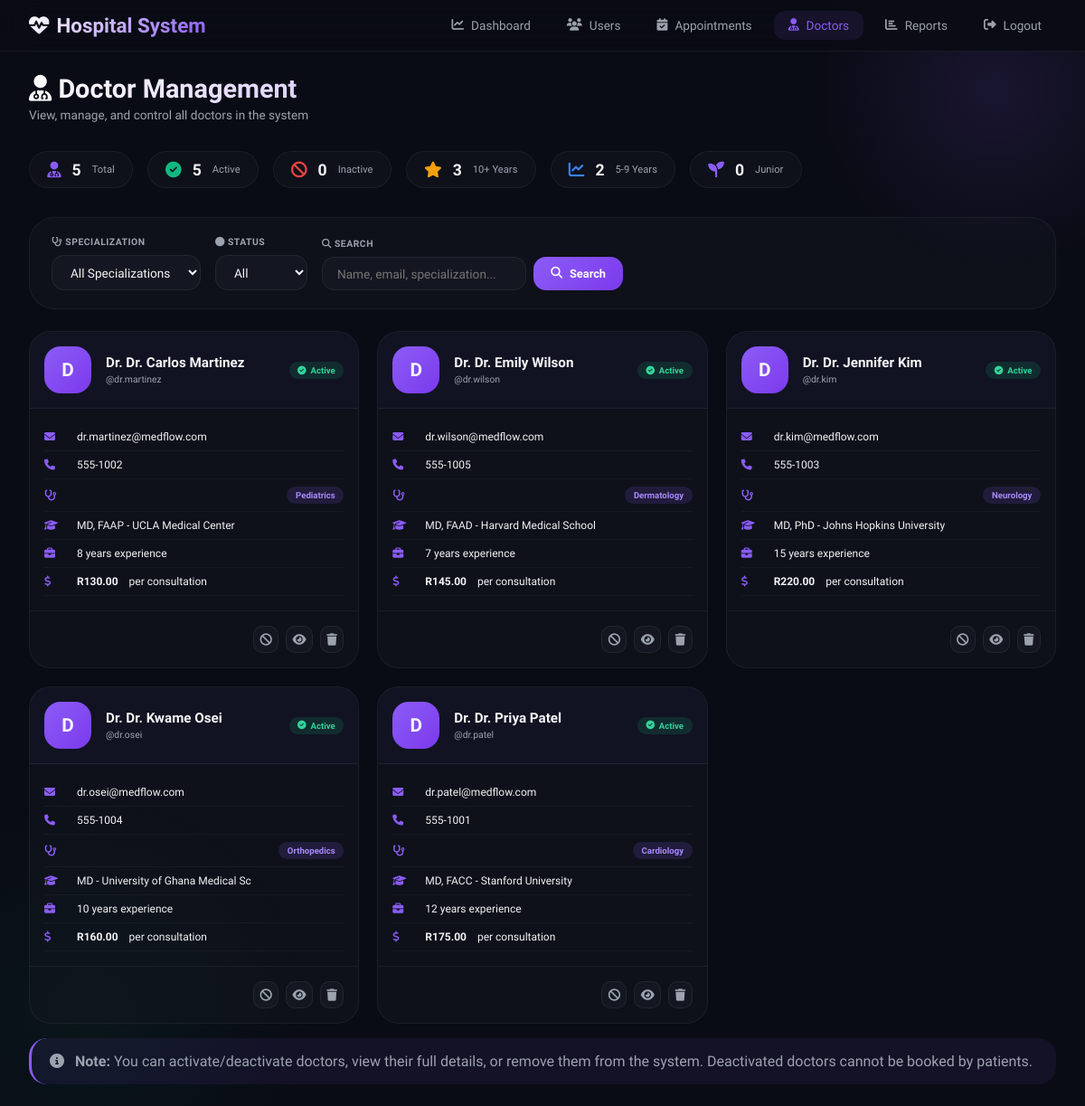
The page /admin/manage-doctors.php (signed in) on the database its author committed.
### tables this page shows
CREATE TABLE doctors (
    id INT PRIMARY KEY AUTO_INCREMENT,
    user_id INT UNIQUE,
    specialization VARCHAR(100),
    qualification VARCHAR(200),
    experience_years INT,
    consultation_fee DECIMAL(10, 2),
    available_days VARCHAR(100),
    available_time_start TIME,
    available_time_end TIME,
    FOREIGN KEY (user_id) REFERENCES users(id) ON DELETE CASCADE
);

CREATE TABLE users (
    id INT PRIMARY KEY AUTO_INCREMENT,
    username VARCHAR(50) UNIQUE NOT NULL,
    email VARCHAR(100) UNIQUE NOT NULL,
    password VARCHAR(255) NOT NULL,
    full_name VARCHAR(100) NOT NULL,
    phone VARCHAR(20),
    address TEXT,
    role ENUM('patient', 'doctor', 'admin') DEFAULT 'patient',
    is_active BOOLEAN DEFAULT TRUE,
    created_at TIMESTAMP DEFAULT CURRENT_TIMESTAMP,
    last_login TIMESTAMP NULL,
    reset_token VARCHAR(255) NULL,
    reset_token_expiry DATETIME NULL,
    email_verified BOOLEAN DEFAULT FALSE
);

### admin/manage-doctors.php (the view, shortened to what this page needs)
<?php
$database = new Database();
$db = $database->getConnection();
$specialization_filter = $_GET['specialization'] ?? 'all';
$status_filter = $_GET['status'] ?? 'all';
$search = $_GET['search'] ?? '';
$page = isset($_GET['page']) ? (int)$_GET['page'] : 1;
$limit = 12;
$offset = ($page - 1) * $limit;
$query = "SELECT u.*, d.*
          FROM users u
          JOIN doctors d ON u.id = d.user_id
          WHERE u.role = 'doctor'";
$params = [];
$query .= " ORDER BY u.full_name ASC LIMIT :limit OFFSET :offset";
$params[':limit'] = $limit;
$params[':offset'] = $offset;
$stmt = $db->prepare($query);
foreach ($params as $key => $value) {
    if ($key == ':limit' || $key == ':offset') {
        $stmt->bindValue($key, $value, PDO::PARAM_INT);
    } else {
        $stmt->bindValue($key, $value);
    }
}
$stmt->execute();
$doctors = $stmt->fetchAll(PDO::FETCH_ASSOC);
$stats_query = "SELECT
    COUNT(DISTINCT d.id) as total,
    COUNT(DISTINCT CASE WHEN u.is_active = 1 THEN d.id END) as active,
    COUNT(DISTINCT CASE WHEN u.is_active = 0 THEN d.id END) as inactive,
    COUNT(DISTINCT CASE WHEN d.experience_years >= 10 THEN d.id END) as experienced,
    COUNT(DISTINCT CASE WHEN d.experience_years >= 5 AND d.experience_years < 10 THEN d.id END) as mid_level,
    COUNT(DISTINCT CASE WHEN d.experience_years < 5 THEN d.id END) as junior
    FROM doctors d
    JOIN users u ON d.user_id = u.id
    WHERE u.role = 'doctor'";
$stats_stmt = $db->query($stats_query);
$stats = $stats_stmt->fetch(PDO::FETCH_ASSOC);
?>
<!DOCTYPE html>
<html lang="en">
<head>
    <link rel="stylesheet" href="https://cdnjs.cloudflare.com/ajax/libs/font-awesome/6.4.0/css/all.min.css">
</head>
<body>
    <div class="bg-orb-1"></div>
    <div class="bg-orb-2"></div>
    <nav class="navbar">
        <div class="navbar-container">
            <a href="dashboard.php" class="logo">
                <i class="fas fa-heart-pulse"></i>
                <span>Hospital System</span>
            </a>
            <ul class="nav-menu">
                <li><a href="dashboard.php" class="nav-link"><i class="fas fa-chart-line"></i> Dashboard</a></li>
                <li><a href="manage-users.php" class="nav-link"><i class="fas fa-users"></i> Users</a></li>
                <li><a href="manage-appointments.php" class="nav-link"><i class="fas fa-calendar-check"></i> Appointments</a></li>
                <li><a href="manage-doctors.php" class="nav-link active"><i class="fas fa-user-md"></i> Doctors</a></li>
                <li><a href="reports.php" class="nav-link"><i class="fas fa-chart-bar"></i> Reports</a></li>
                <li><a href="../logout.php" class="nav-link"><i class="fas fa-sign-out-alt"></i> Logout</a></li>
            </ul>
        </div>
    </nav>
    <div class="admin-wrapper">
        <div class="top-bar">
            <h1><i class="fas fa-user-md"></i> Doctor Management</h1>
            <p>View, manage, and control all doctors in the system</p>
        </div>
        <div class="stats-row">
            <div class="stat-pill total"><i class="fas fa-user-md"></i><span class="count"><?php echo $stats['total']; ?></span><span class="label">Total</span></div>
            <div class="stat-pill active"><i class="fas fa-check-circle"></i><span class="count"><?php echo $stats['active']; ?></span><span class="label">Active</span></div>
            <div class="stat-pill inactive"><i class="fas fa-ban"></i><span class="count"><?php echo $stats['inactive']; ?></span><span class="label">Inactive</span></div>
            <div class="stat-pill experienced"><i class="fas fa-star"></i><span class="count"><?php echo $stats['experienced']; ?></span><span class="label">10+ Years</span></div>
            <div class="stat-pill mid"><i class="fas fa-chart-line"></i><span class="count"><?php echo $stats['mid_level']; ?></span><span class="label">5-9 Years</span></div>
            <div class="stat-pill junior"><i class="fas fa-seedling"></i><span class="count"><?php echo $stats['junior']; ?></span><span class="label">Junior</span></div>
        </div>
        <div class="filters-card">
            <form method="GET" action="" class="filters">
                <div class="filter-group">
                    <label><i class="fas fa-stethoscope"></i> Specialization</label>
                    <select name="specialization" class="filter-select" onchange="this.form.submit()">
                        <option value="all" <?php echo $specialization_filter == 'all' ? 'selected' : ''; ?>>All Specializations</option>
                    </select>
                </div>
                <div class="filter-group">
                    <label><i class="fas fa-circle"></i> Status</label>
                    <select name="status" class="filter-select" onchange="this.form.submit()">
                        <option value="all" <?php echo $status_filter == 'all' ? 'selected' : ''; ?>>All</option>
                    </select>
                </div>
                <div class="filter-group" style="flex: 1;">
                    <label><i class="fas fa-search"></i> Search</label>
                    <div style="display: flex; gap: 0.5rem;">
                        <input type="text" name="search" class="search-input" placeholder="Name, email, specialization..." value="<?php echo htmlspecialchars($search); ?>">
                        <button type="submit" class="btn btn-primary"><i class="fas fa-search"></i> Search</button>
                    </div>
                </div>
            </form>
        </div>
        <?php if (count($doctors) > 0): ?>
            <div class="doctors-grid">
                <?php foreach ($doctors as $doctor): ?>
                    <div class="doctor-card">
                        <div class="card-header">
                            <div class="doctor-avatar"><?php echo strtoupper(substr($doctor['full_name'], 0, 1)); ?></div>
                            <div class="doctor-info">
                                <h4>Dr. <?php echo htmlspecialchars($doctor['full_name']); ?></h4>
                                <p>@<?php echo htmlspecialchars($doctor['username']); ?></p>
                            </div>
                            <span class="status-badge badge-<?php echo $doctor['is_active'] ? 'active' : 'inactive'; ?>">
                                <i class="fas <?php echo $doctor['is_active'] ? 'fa-check-circle' : 'fa-times-circle'; ?>"></i>
                                <?php echo $doctor['is_active'] ? 'Active' : 'Inactive'; ?>
                            </span>
                        </div>
                        <div class="card-body">
                            <div class="info-row"><i class="fas fa-envelope"></i> <?php echo htmlspecialchars($doctor['email']); ?></div>
                            <div class="info-row"><i class="fas fa-phone"></i> <?php echo htmlspecialchars($doctor['phone'] ?? 'N/A'); ?></div>
                            <div class="info-row"><i class="fas fa-stethoscope"></i> <span class="status-badge badge-spec"><?php echo htmlspecialchars($doctor['specialization']); ?></span></div>
                            <div class="info-row"><i class="fas fa-graduation-cap"></i> <?php echo htmlspecialchars(substr($doctor['qualification'], 0, 35)); ?></div>
                            <div class="info-row"><i class="fas fa-briefcase"></i> <?php echo $doctor['experience_years']; ?> years experience</div>
                            <div class="info-row"><i class="fas fa-dollar-sign"></i> <strong>R<?php echo number_format($doctor['consultation_fee'], 2); ?></strong> per consultation</div>
                        </div>
                        <div class="card-footer">
                            <form method="POST" style="display: inline;">
                                <button type="submit" name="toggle_status" class="action-btn" title="<?php echo $doctor['is_active'] ? 'Deactivate' : 'Activate'; ?>">
                                    <i class="fas <?php echo $doctor['is_active'] ? 'fa-ban' : 'fa-check-circle'; ?>"></i>
                                </button>
                            </form>
                            <button class="action-btn" onclick='viewDoctor(<?php echo json_encode($doctor); ?>)' title="View Details">
                                <i class="fas fa-eye"></i>
                            </button>
                            <form method="POST" style="display: inline;" onsubmit="return confirm('⚠️ PERMANENT ACTION!\n\nDelete Dr. <?php echo addslashes($doctor['full_name']); ?>?\nAll associated data will be lost!')">
                                <button type="submit" name="delete_doctor" class="action-btn delete-btn" title="Delete Doctor">
                                    <i class="fas fa-trash"></i>
                                </button>
                            </form>
                        </div>
                    </div>
                <?php endforeach; ?>
            </div>
        <?php endif; ?>
        <div class="alert-info">
            <i class="fas fa-info-circle"></i>
            <span><strong>Note:</strong> You can activate/deactivate doctors, view their full details, or remove them from the system. Deactivated doctors cannot be booked by patients.</span>
        </div>
    </div>
</body>
</html>

### rows shown on the page
doctors: user.full_name "D", user.full_name "Dr. Carlos Martinez", user.username "dr.martinez", user.email "dr.martinez@medflow.com", user.phone "555-1002", specialization "Pediatrics", qualification "MD, FAAP - UCLA Medical Center", experience_years "8", consultation_fee "130.00"
doctors: user.full_name "D", user.full_name "Dr. Emily Wilson", user.username "dr.wilson", user.email "dr.wilson@medflow.com", user.phone "555-1005", specialization "Dermatology", qualification "MD, FAAD - Harvard Medical School", experience_years "7", consultation_fee "145.00"
doctors: user.full_name "D", user.full_name "Dr. Jennifer Kim", user.username "dr.kim", user.email "dr.kim@medflow.com", user.phone "555-1003", specialization "Neurology", qualification "MD, PhD - Johns Hopkins University", experience_years "15", consultation_fee "220.00"
doctors: user.full_name "D", user.full_name "Dr. Kwame Osei", user.username "dr.osei", user.email "dr.osei@medflow.com", user.phone "555-1004", specialization "Orthopedics", qualification "MD - University of Ghana Medical Sc", experience_years "10", consultation_fee "160.00"
doctors: user.full_name "D", user.full_name "Dr. Priya Patel", user.username "dr.patel", user.email "dr.patel@medflow.com", user.phone "555-1001", specialization "Cardiology", qualification "MD, FACC - Stanford University", experience_years "12", consultation_fee "175.00"

### other values the page prints
$stats['total'] "5"
$stats['active'] "5"
$stats['inactive'] "0"
$stats['experienced'] "3"
$stats['mid_level'] "2"
$stats['junior'] "0"
